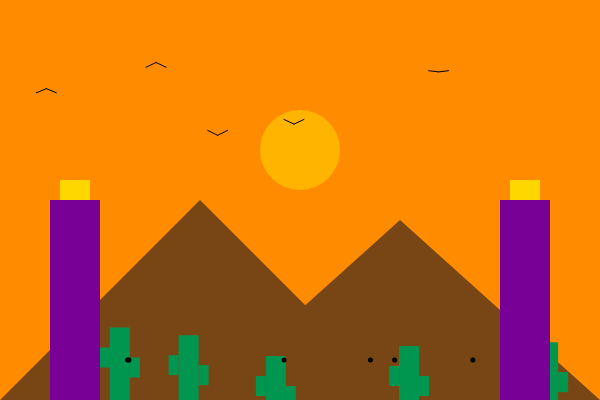
Frame 1 (no input)
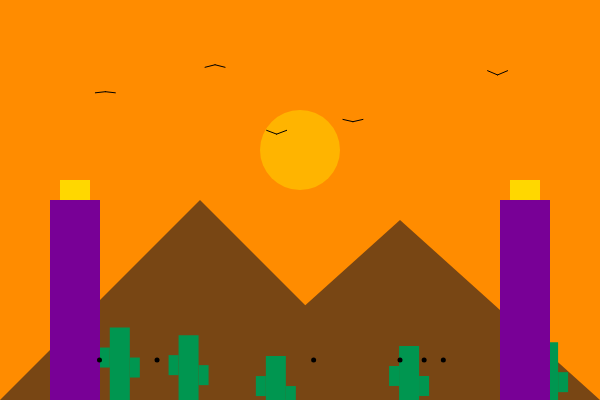
Frame 60 (no input)
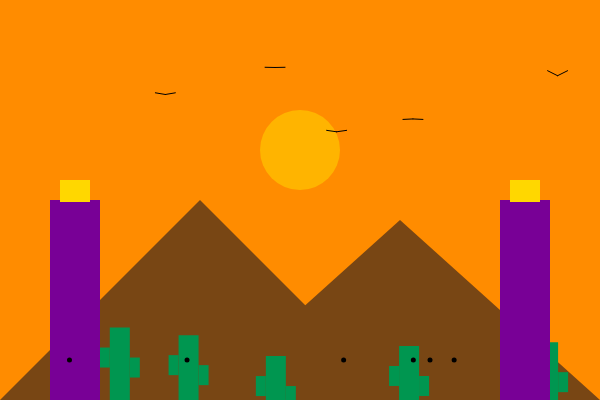
Frame 120 (the mouse pressed at the canvas centre since frame 60)

The p5.js sketch that drew these frames (run headless with seeded random() and noise() and a simulated clock; from frame 60 on, the mouse is pressed at the canvas centre):

// p5.js sketch
// ── sketch.js
//WELCOMEEEE TO MY NEW AND IMPROVED MIDTERM PROJECT!

//Moveable sun, basic scenery for now, Click the screen to charge the towers...or click the birds for a surprise. Moveable day-night cycle AND press M for a super surprise. Press it again just in case

// SUN
let sunY = 150;

// MODE
let darkMode = false;

// BIRDS MAYBE I DO MORE DETAIL??
let birds = [];

// TOWERS (DEFINITELY MORE DETAIL ON THE CHARGE)
let charge = 0;
let clickCount = 0;
let beamActive = false;

// PEOPLE
let people = [];

// CACTUS (SUPPOSED TO BE A DESERT BUT I CAN'T DRAW SAND)
let cactus = [];

// SKY SHIFT
let skyShift = 0;


//  SETUP 
function setup() {
  createCanvas(600, 400);
  resetScene();
}


//  MAIN LOOP 
function draw() {

  drawSky();
  drawSun();
  drawMountains();
  drawCactus();
  drawTowers();
  drawPeople();
  drawBirds();

  if (beamActive) {
    drawBeams();
    drawBlackHole();
    skyShift += 2; // fast sky change
  }
}


//  RESET FUNCTION 
function resetScene() {

  // reset values
  darkMode = false;
  charge = 0;
  clickCount = 0;
  beamActive = false;
  skyShift = 0;

  // reset birds
  birds = [];
  for (let i = 0; i < 5; i++) {
    birds.push({
      x: random(width),
      y: random(50, 150),
      falling: false,
      wing: random(100)
    });
  }

  // reset people
  people = [];
  for (let i = 0; i < 6; i++) {
    people.push({
      x: random(100, 500),
      dir: random([-1, 1])
    });
  }

  // reset cactus
  cactus = [];
  for (let i = 0; i < 5; i++) {
    cactus.push({
      x: random(width),
      h: random(40, 80)
    });
  }
}


//  SKY 
function drawSky() {

  let c;

  if (!darkMode) {

    if (beamActive) {
      // rapid flicker effect (I gotta make it smoother color change wise or else have sun and moon cycle) cirle val?
      c = color(random(20, 255), random(20, 100), random(50, 200));
    }

    else if (sunY < 150) {
      c = color(135, 206, 235); // day
    } 
    else if (sunY < 250) {
      c = color(255, 140, 0); // evening
    } 
    else {
      c = color(20, 20, 60); // night
    }

  } else {
    c = color(0);
  }

  background(c);
}


// SUN 
function drawSun() {
  fill(255, 180, 0);
  noStroke();
  circle(300, sunY, 80);
}


//  MOUNTAINS (I'll be adding more layers and detail to this but for now it's just a simple triangle)
function drawMountains() {
  fill(120, 70, 20);
  triangle(0, 400, 200, 200, 400, 400);
  triangle(200, 400, 400, 220, 600, 400);
}


//  CACTUS (SPACE TS OUTTTTTTTTT)
function drawCactus() {
  fill(0, 150, 80);

  for (let c of cactus) {
    rect(c.x, 400 - c.h, 20, c.h);
    rect(c.x - 10, 400 - c.h + 20, 10, 20);
    rect(c.x + 20, 400 - c.h + 30, 10, 20);
  }
}


//  BIRDS (Hehehehe flap n flap) MORE BIRDS 
function drawBirds() {

  for (let b of birds) {

    stroke(0);
    noFill();

    let flap = sin(frameCount * 0.2 + b.wing) * 5;

    line(b.x, b.y, b.x + 10, b.y - flap);
    line(b.x + 10, b.y - flap, b.x + 20, b.y);

    if (!b.falling) {
      b.x += 1;
    } else {
      b.y += 4;
    }

    if (b.x > width) b.x = -20;
  }
}


//  TOWERS (In nyc is wild, anyways obv more detail)
function drawTowers() {

  let glow = darkMode ? 200 : 0;

  // LEFT
  fill(120 + glow, 0, 150);
  rect(50, 200, 50, 200);

  fill(255, 215, 0);
  rect(60, 180, 30, 20 + charge * 20);

  // RIGHT
  fill(120 + glow, 0, 150);
  rect(500, 200, 50, 200);

  fill(255, 215, 0);
  rect(510, 180, 30, 20 + charge * 20);
}


//  PEOPLE (DETAIL)
function drawPeople() {

  fill(0);

  for (let p of people) {

    circle(p.x, 360, 5);
    line(p.x, 360, p.x, 370);

    p.x += p.dir * 0.5;

    if (p.x < 40 || p.x > width - 40) {
      p.dir *= -1;
    }
  }
}


// BEAMS (Taking inspo from minecraft beacons)
function drawBeams() {
  stroke(255, 215, 0);
  strokeWeight(2);

  line(75, 180, 300, 200);
  line(525, 180, 300, 200);
}


// BLACK HOLE (DETAIL)
function drawBlackHole() {

  noStroke();
  fill(0);
  circle(300, 200, 80 + sin(frameCount * 0.2) * 10);

  noFill();
  stroke(255, 0, 200);
  circle(300, 200, 120);
}

// CLICK
function mousePressed() {

  clickCount++;
  charge += 0.1;

  if (clickCount >= 10) {
    beamActive = true;
  }

  // hit birds (fuck them birds but also I'll have one transform into a dragon and "eat the mouse"????)
  for (let b of birds) {
    if (dist(mouseX, mouseY, b.x, b.y) < 20) {
      b.falling = true;
    }
  }
}

// DRAG SUN
function mouseDragged() {
  sunY = mouseY;
}

// KEYS
function keyPressed() {

  if (key === 'm' || key === 'M') {
    darkMode = !darkMode;
  }

  // RESET BUTTON
  if (key === 'r' || key === 'R') {
    resetScene();
  }
}
